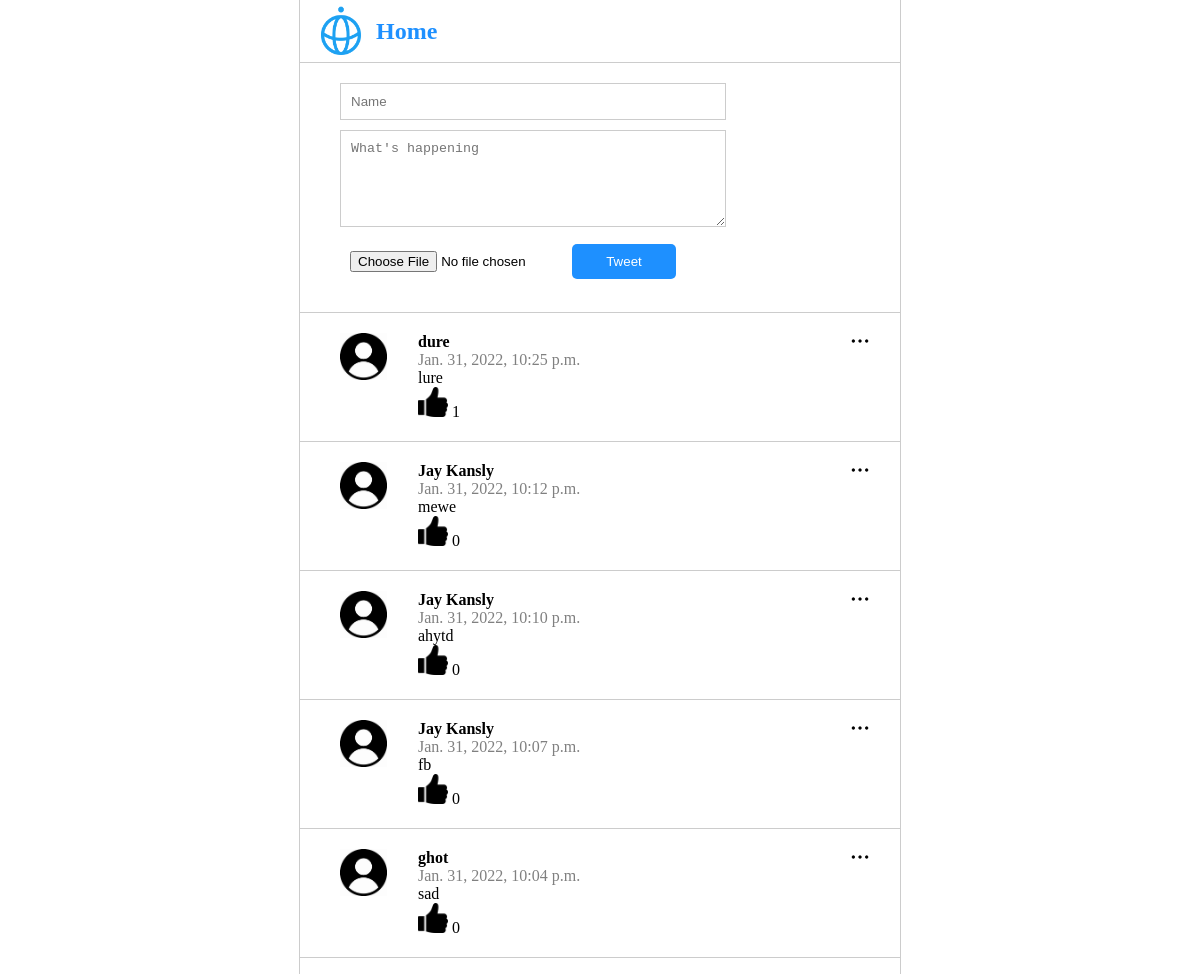
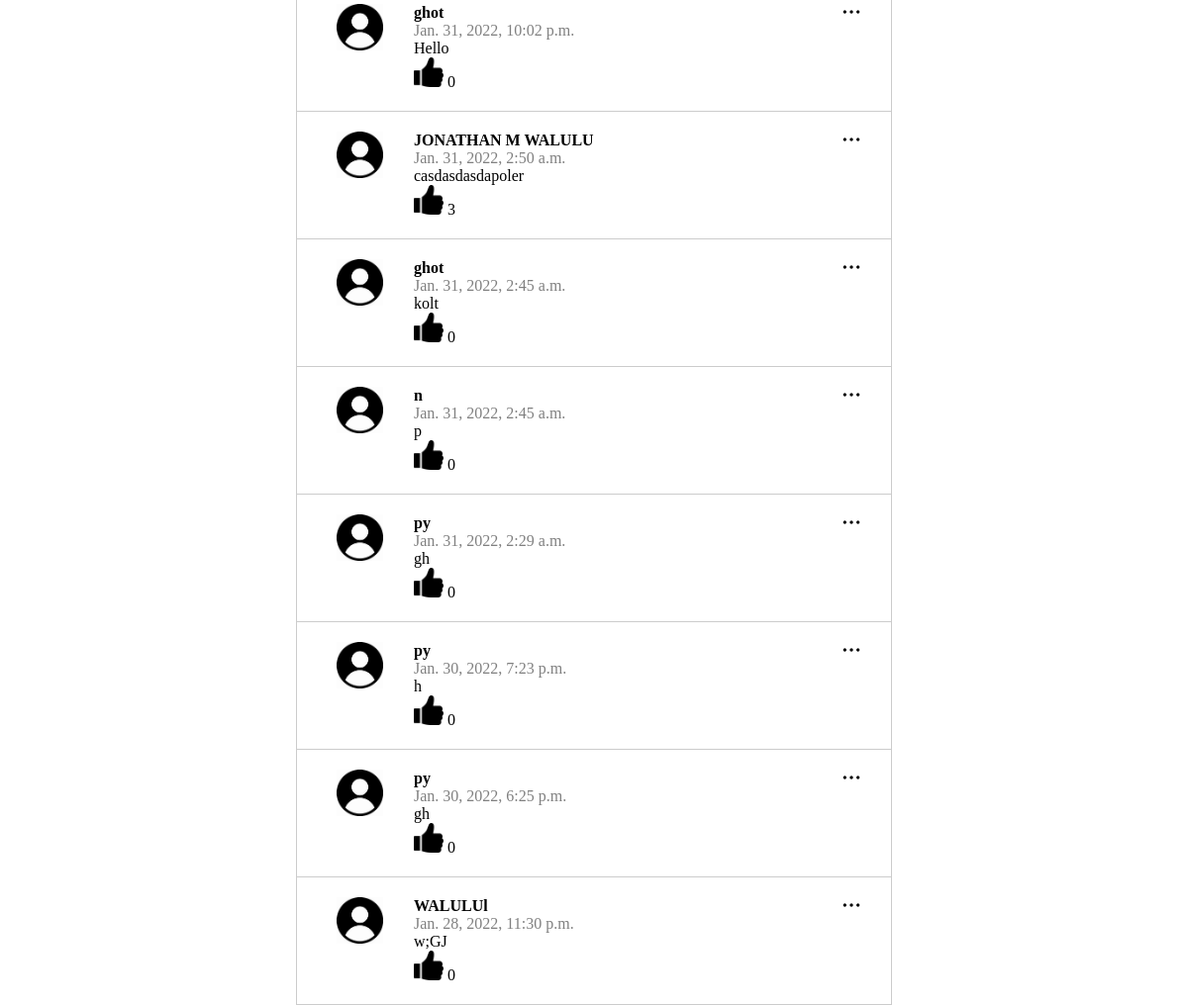
The page / on the database its author committed (2 pictures, top to bottom).
### posts/models.py (models this page shows)
class Post(models.Model):
    class Meta(object):
        db_table = 'post'
    name = models.CharField(
        'Name', blank=False, null=False, max_length=50, db_index=True, default='Anomymous'
    )
    body = models.CharField(
        'Body', blank=True, null=True, max_length=100, db_index=True
     )
    likecount = models.IntegerField(
        'like_count', default=0, blank=True
    )
    image = CloudinaryField(
        'image', blank=True, db_index=True
    )
    created_at = models.DateTimeField(
        'created DateTime', blank=True, auto_now_add=True
    )

### posts/views.py (the view, shortened to what this page needs)
# urls.py: path('', views.index, name='index'),
def index(request):
    posts = Post.objects.all().order_by('-created_at')[:20]
    return render(request, 'posts.html',
                  {'posts': posts})

### templates/posts.html (shortened to what this page needs)
{% extends "base.html" %} {% block content %} {% load static %}
<section class="content">
  <div class="menu_logo">
    <img src="{% static 'img/logo.svg' %}" alt="">
    <h1>Home</h1>
  </div>
  <section class="post_form">
    <form action="/" method="POST" enctype="multipart/form-data">
      <input type="text" name="name" placeholder="Name" required />
      <textarea
        name="body"
        rows="5"
        placeholder="What's happening"
        required
      ></textarea>
      <input id="uploadfile" type="file" name="image" />
      <input id="tweet" type="submit" value="Tweet" />
    </form>
  </section>
    <section class="posts">
        <ul>
         {% for post in posts %}
        <li>
          <img class="menu_icon js-menu-icon" src="{% static 'img/menu.png' %}">
         <div class="logo">
            <img src="{% static 'img/user_logo.jpg' %}">
        </div>
        <div class="name_body">
           <div class="name">{{ post.name }}</div>
           <div class="datetime">{{ post.created_at }}</div>
           <p>{{ post.body }}</p>
          <div>
          <a href="/like/{{post.id}}"><img src="{% static 'img/like.png' %}" style="width: 30px;"></a>
          {{post.likecount}}
          </div>
        </div>
      </li>
       {% endfor %}
      </ul>
    </section>
  </section>
{% endblock %}

### templates/base.html (shortened to what this page needs)
<!DOCTYPE html>
<html lang="en">
<head>
    {% load static %}
    <link rel="stylesheet" href="{% static 'css/style.css' %} " />
</head>
<body>
  {% block content %} {{ content }} {% endblock %}
</body>
</html>

### static/css/style.css (style rules this page uses)
* { margin: 0; }
html, body { height:100%; }
.content { max-width: 600px; margin: 0 auto; border-left: 1px solid #ccc; border-right: 1px solid #ccc; }
.post_form { padding: 20px 40px; border-bottom: 1px solid #ccc }
.post_form input { width: 70%; margin-bottom: 10px; padding: 10px; border: 1px solid #ccc }
.post_form { padding: 20px 40px; }
.menu_logo { display: flex; border-bottom: 1px solid #ccc; align-items: center; padding: 6px; }
.menu_logo img { width: 50px; padding-left: 10px; }
.menu_logo h1 { color: dodgerblue; padding-left: 10px; }
#uploadfile { width: 40%; padding-top: 20px; border: hidden; overflow: hidden; }
#tweet { background-color: dodgerblue; color: white; border: none; border-radius: 5px; width: 20%; }
.post_form textarea { width:70%; padding: 10px; border: 1px solid #ccc }
.posts ul { padding: 0; }
.posts li { position: relative; display: flex; border-bottom: 1px solid #ccc; padding: 20px 40px; list-style: none; }
.posts li .logo { flex-basis: 15%; }
.posts li .logo img { width: 60%; }
.posts li .menu_icon { width: 20px; position: absolute; right: 30px; top: 18px; }
.posts li .name_body { flex-basis: 85%; }
.posts li .name_body .name { font-weight: bold; }
.posts li .name_body .datetime { color: gray; }

### rows shown on the page
Post: name "dure", created_at "Jan. 31, 2022, 10:25 p.m.", body "lure", likecount "1"
Post: name "Jay Kansly", created_at "Jan. 31, 2022, 10:12 p.m.", body "mewe", likecount "0"
Post: name "Jay Kansly", created_at "Jan. 31, 2022, 10:10 p.m.", body "ahytd", likecount "0"
Post: name "Jay Kansly", created_at "Jan. 31, 2022, 10:07 p.m.", body "fb", likecount "0"
Post: name "ghot", created_at "Jan. 31, 2022, 10:04 p.m.", body "sad", likecount "0"
Post: name "ghot", created_at "Jan. 31, 2022, 10:02 p.m.", body "Hello", likecount "0"
Post: name "JONATHAN M WALULU", created_at "Jan. 31, 2022, 2:50 a.m.", body "casdasdasdapoler", likecount "3"
Post: name "ghot", created_at "Jan. 31, 2022, 2:45 a.m.", body "kolt", likecount "0"
Post: name "n", created_at "Jan. 31, 2022, 2:45 a.m.", body "p", likecount "0"
Post: name "py", created_at "Jan. 31, 2022, 2:29 a.m.", body "gh", likecount "0"
Post: name "py", created_at "Jan. 30, 2022, 7:23 p.m.", body "h", likecount "0"
Post: name "py", created_at "Jan. 30, 2022, 6:25 p.m.", body "gh", likecount "0"
Post: name "WALULUl", created_at "Jan. 28, 2022, 11:30 p.m.", body "w;GJ", likecount "0"
